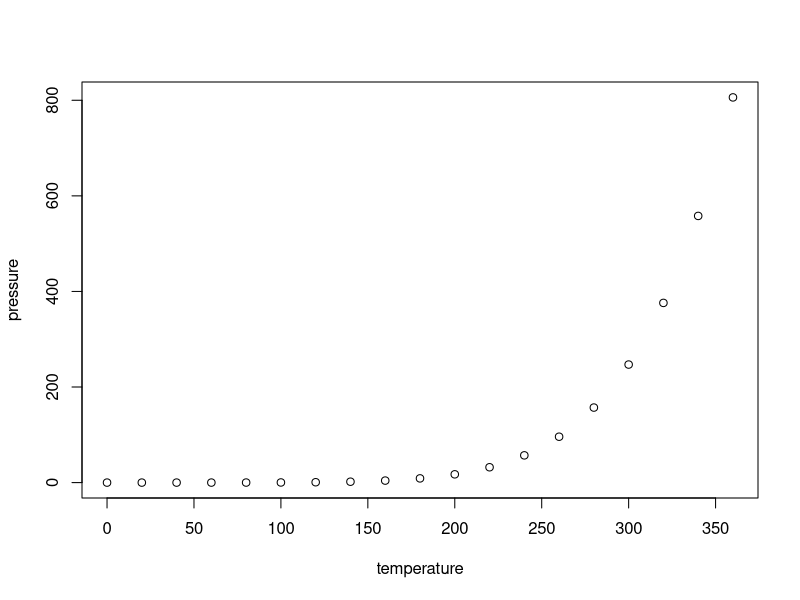
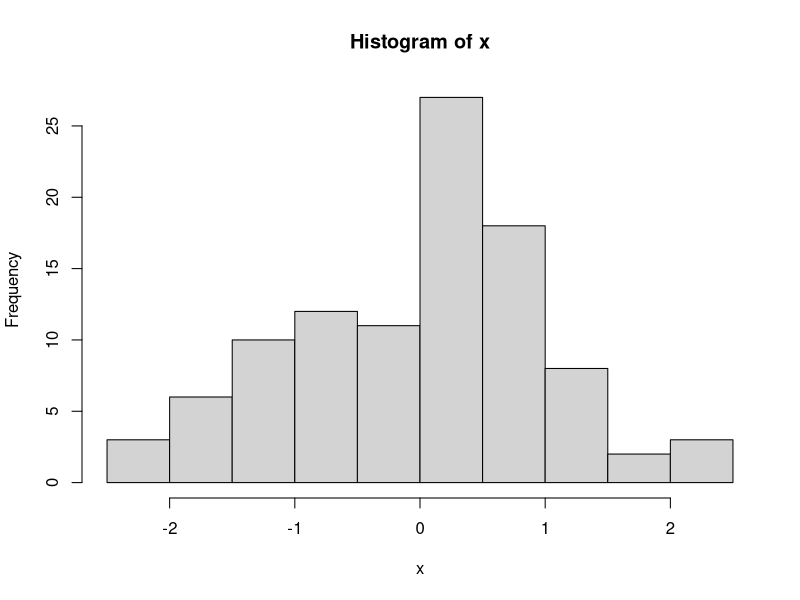

These charts were generated, in order, by the following R code:
## ---- chunk 1
# This is R code inside a code chunk
summary(cars)
## ---- chunk 2
   plot(pressure)
## ---- chunk 3
x <- rnorm(100)
mean(x)
hist(x)
